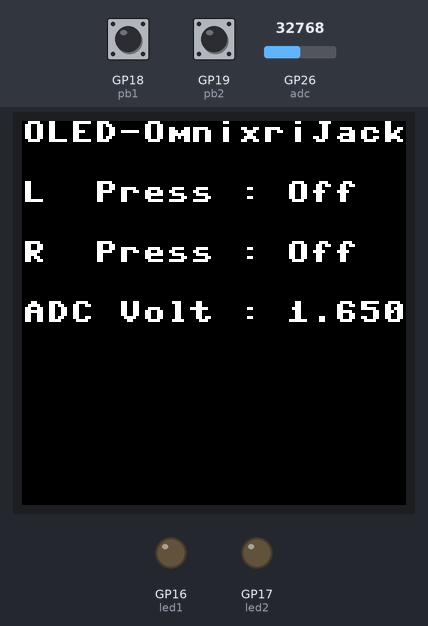
A program run on a simulated Raspberry Pi Pico running MicroPython. Parts: 128×128 colour display, output pins drawn as LEDs (lit = HIGH). Inputs (shaded band) come from the test bench; at power-on: GP18 (pb1) HIGH, GP19 (pb2) HIGH, GP26 (adc) = 32768 (analog values on the 0–65535 scale). What the program prints to the serial console is not drawn.

Above: at 1.3 s.
1.4 s: GP18 (pb1) pulled LOW for 0.2 s
At 1.59 s:
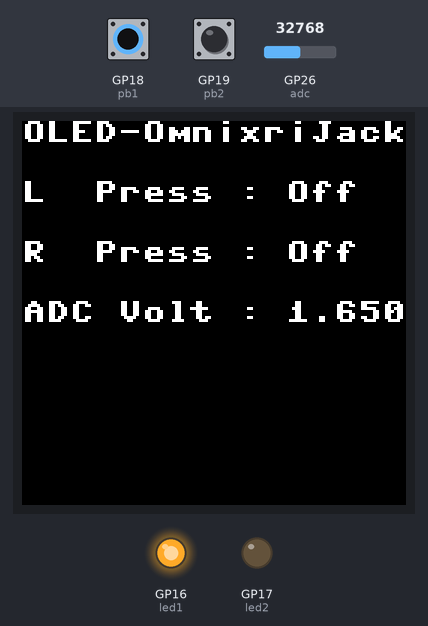
3.1 s: GP19 (pb2) pulled LOW for 1 s
At 3.9 s:
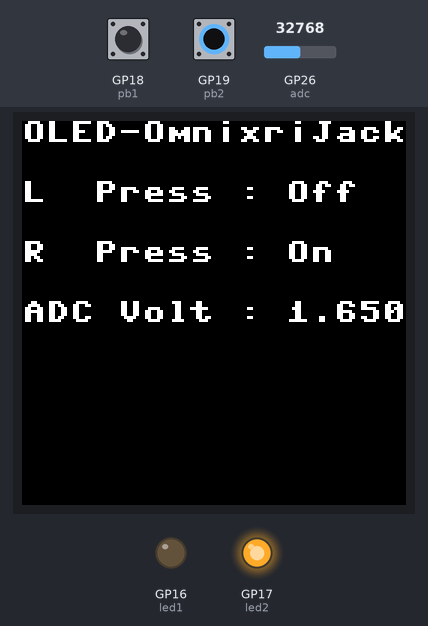
5.6 s: GP26 (adc) set to 45874
At 6.3 s:
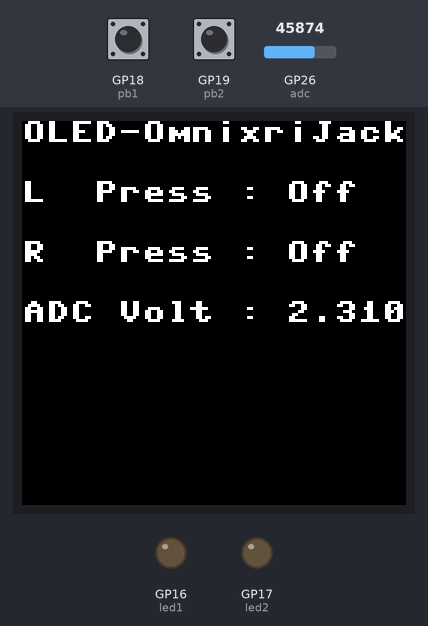
7.3 s: GP18 (pb1) pulled LOW for 1 s
At 8.2 s:
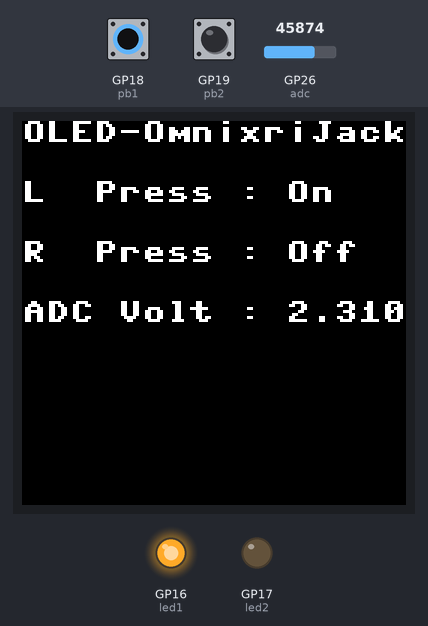
9.9 s: GP19 (pb2) pulled LOW for 0.2 s
At 10.02 s:
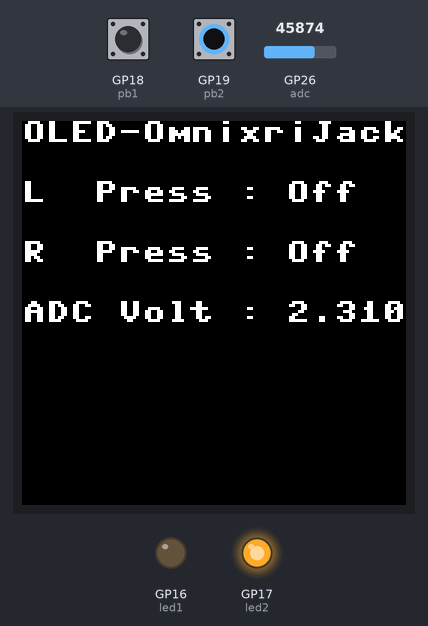
11.8 s: GP26 (adc) set to 57670
At 12.6 s:
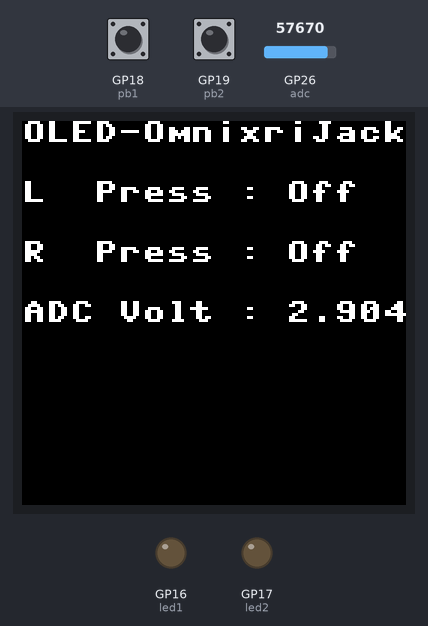
Timing chart, 0 to 14.4 s (numbered marks = the images above; inputs shaded):
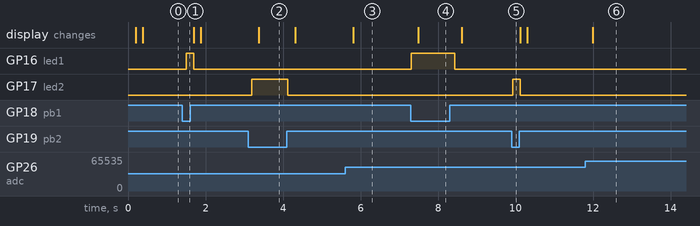

Measured:
- after the input at 1.4 s, GP16 (led1): LOW → HIGH after 0.11 s, → LOW 0.19 s later
- after the input at 3.1 s, GP17 (led2): LOW → HIGH after 0.09 s, → LOW 0.94 s later; the display: changes after 0.28 s (image 2)
- after the input at 5.6 s, the display: changes after 0.21 s (image 3)
- after the input at 7.3 s, GP16 (led1): LOW → HIGH at once, → LOW 1.1 s later; the display: changes after 0.20 s (image 4)
- after the input at 9.9 s, GP17 (led2): LOW → HIGH at once, → LOW 0.19 s later
- after the input at 11.8 s, the display: changes after 0.19 s (image 6)

The program:

oled_test.py
```python
'''
main.py by OmniXRI Jack, 11 Feb. 2021

OLED Test Sample

128x128 Pixel, 4bit (16) Gray Level, I2C Interface, SSD1327 Driver IC。

after system inital, OLED will show as blow, x.xxx is ADC input voltage.

OLE-OmnixriJack
L  Press : off
R  Press : off
ADC volt : x.xxx

When

Pb1 press, LED1 On, OLED display 'L Press : on'
Pb2 press, LED2 On, OLED display 'R Press : on'
SVR1 adjust, LED display 'ADC Volt : x.xxx'

https://github.com/OmniXRI/Pi_Pico_OLED_SSD1327_I2C
'''

from machine import I2C, Pin, ADC   # 從machine中導入I2C, Pin, ADC類別
from ssd1327_i2c import SSD1327_I2C # 從ssd1327_i2c中導入SSD1327_I2C類別

led1 = Pin(16, Pin.OUT) # 設定GP16為LED1輸出腳
led2 = Pin(17, Pin.OUT) # 設定GP17為LED2輸出腳
pb1  = Pin(18, Pin.IN, Pin.PULL_UP) # 設定GP18為PB1輸入腳，且自帶pull high電阻
pb2  = Pin(19, Pin.IN, Pin.PULL_UP) # 設定GP19為PB2輸入腳，且自帶pull high電阻

adc = ADC(0)       # 設定連接到ADC0(GP26)，亦可寫成ADC(26)
factor = 3.3 / (65535) # 電壓轉換因子

# 設定I2C ID, SDA, SCL腳位對應，預設通訊頻率freq=400000
i2c = I2C(0, sda=Pin(20), scl=Pin(21))
print("I2C Address : " + hex(i2c.scan()[0]).upper()) # 於命令列顯示出I2C裝置位置
print("I2C Configuration: " + str(i2c))              # 於命令列顯示出I2C裝置基本參數

# 配置一個SSD1327_I2C實例，顯示區大小128x128，預設位址addr=0x3C
oled = SSD1327_I2C(i2c,128,128)

while True: # 若真則循環
    oled.fill(0) # 清除顯示區域
    oled.text("OLED-OmnixriJack", 0, 0, 15)    # 顯示字串於(0,0)位置，顏色15(最亮）

    if(pb1.value() == 0):                      # 若Pb1按下
        led1.value(1)                          # 點亮LED1
        oled.text("L  Press : On",  0, 20, 15) # 顯示字串於(0,20)位置，顏色15(最亮）
    else:
        led1.value(0)                          # 熄滅LED1
        oled.text("L  Press : Off", 0, 20, 15) # 顯示字串於(0,20)位置，顏色15(最亮）

    if(pb2.value() == 0):                      # 若Pb2按下
        led2.value(1)                          # 點亮LED2
        oled.text("R  Press : On",  0, 40, 15) # 顯示字串於(0,40)位置，顏色15(最亮）
    else:
        led2.value(0)                          # 熄滅LED2
        oled.text("R  Press : Off", 0, 40, 15) # 顯示字串於(0,40)位置，顏色15(最亮）

    reading = adc.read_u16() # 讀取類比輸入值16bit無號整數
    volt = reading * factor  # 將輸入值轉成電壓值
    adc_str = "ADC Volt : " + str('%.3f' % volt) # 組成電壓值字串
    oled.text(adc_str, 0, 60, 15) # 顯示字串於(0,60)位置，顏色15(最亮）

    oled.show() # 刷新OLED顯示區
```

ssd1327_i2c.py
```python
'''
ssda327_i2c.py by OmniXRI Jack 11 Feb. 2021

OLED MicroPython Driver for Raspberry Pi Pico,
128x128 pixel, 4bit (16) Gray Level, I2C Interface.

https://github.com/OmniXRI/Pi_Pico_OLED_SSD1327_I2C
'''

from micropython import const # 從MicroPython中導入常數設定類別
import framebuf # 導入影格緩衝區類別

# SSD1327命令暫存器編號定義
SET_COL_ADDR          = const(0x15) # 設定行位址
SET_SCROLL_DEACTIVATE = const(0x2E) # 設定捲動不活動
SET_ROW_ADDR          = const(0x75) # 設定列位址
SET_CONTRAST          = const(0x81) # 設定顯示對比
SET_SEG_REMAP         = const(0xA0) # 設定顯示節段重新映射
SET_DISP_START_LINE   = const(0xA1) # 設定顯示起始列
SET_DISP_OFFSET       = const(0xA2) # 設定顯示偏移量
SET_DISP_MODE         = const(0xA4) # 設定顯示模式：一般0xA4, 全亮0xA5, 全滅0xA6, 反相0xA7
SET_MUX_RATIO         = const(0xA8) # 設定多重尋址
SET_FN_SELECT_A       = const(0xAB) # 設定功能選擇A
SET_DISP              = const(0xAE) # 設定顯示電源關閉0xAE,電源開啟0xAF
SET_PHASE_LEN         = const(0xB1) # 設定顯示節段波形長度
SET_DISP_CLK_DIV      = const(0xB3) # 設定顯示派波除數
SET_SECOND_PRECHARGE  = const(0xB6) # 設定第二段充電電壓
SET_GRAYSCALE_TABLE   = const(0xB8) # 設定灰階表
SET_GRAYSCALE_LINEAR  = const(0xB9) # 設定灰階線性度
SET_PRECHARGE         = const(0xBC) # 設定預充電電壓
SET_VCOM_DESEL        = const(0xBE) # 設定VCOM電壓
SET_FN_SELECT_B       = const(0xD5) # 設定功能選擇B
SET_COMMAND_LOCK      = const(0xFD) # 設定命令鎖定

# SSD1327指定命令/資料 (後六位為0)
REG_CMD  = const(0x80) # 指定為命令，Co=1, D/C#=0
REG_DATA = const(0x40) # 指定為資料，Co=0, D/C#=1

# SSD1327_I2C類別
class SSD1327_I2C:
    # 初始化函式，設定基本變數
    def __init__(self, i2c, width, height, addr=0x3C, external_VCC=False):
        self.i2c = i2c       # 指定I2C元件
        self.width = width   # 指定OLED顯示寬度
        self.height = height # 指定OLED顯示高度
        self.addr = addr     # 顯示I2C位置（預設0x3C）
        self.external_VCC = external_VCC # 指定外部供電（預設為否）
        self.buffer = bytearray(self.width * self.height // 2)  # 由於顯示像素為4bit(16灰階)，所需記憶體數量為長x寬的一半
        self.framebuf = framebuf.FrameBuffer(self.buffer, self.width, self.height, framebuf.GS4_HMSB) # 配置所需記憶體，大小、長、寬及4bit顯示方式。
        self.temp = bytearray(2) # 配置給SSD1327命令緩衝區
        self.poweron()           # OLED電源開啟
        self.init_display()      # OLED進行初始化

    # 寫入命令函式
    def write_cmd(self, cmd):
        self.temp[0] = REG_CMD # Co=1, D/C#=0
        self.temp[1] = cmd     # 命令內容
        self.i2c.writeto(self.addr, self.temp) # 將命令寫到指定位址

    # 寫入資料函式
    # 不支援 I2C.start() + I2C.write() + I2C.stop()
    def write_data(self, buf):
        self.i2c.writeto(self.addr, b'\x40'+buf) # 指定寫入資料(REG_DATA 0x40)及寫入緩衝區內容

    # OLED初始化內容，依序執行命令完成初始化並清除OLED顯示區
    def init_display(self):
        for cmd in (
            SET_COMMAND_LOCK, 0x12, # 命令解鎖(Unlock)
            SET_DISP, # 關閉顯示(Display off)
            # 設定顯示解析度及排列(Resolution and layout)
            SET_DISP_START_LINE, 0x00, # 設定顯示啟始列(start line)
            SET_DISP_OFFSET, 0x0, # 設定顯示垂直偏移量(vertical offse)
            # 設定重新映射方式(Set re-map)
            # Enable column address re-map
            # Disable nibble re-map
            # Horizontal address increment
            # Enable COM re-map
            # Enable COM split odd even
            SET_SEG_REMAP, 0x51,
            SET_MUX_RATIO, self.height - 1,
            # 設定時序及驅動電路(Timing and driving scheme)
            SET_FN_SELECT_A, 0x01, # 致能內部供電(Enable internal VDD regulator)
            SET_PHASE_LEN, 0x51, # Phase 1: 1 DCLK, Phase 2: 5 DCLKs
            SET_DISP_CLK_DIV, 0x01, # 設定顯示脈波除數(Divide ratio: 1, Oscillator Frequency: 0)
            SET_PRECHARGE, 0x08, # 設定預充電電壓(Set pre-charge voltage level: VCOMH)
            SET_VCOM_DESEL, 0x07, # 設定VCOM電壓(Set VCOMH COM deselect voltage level: 0.86*Vcc)
            SET_SECOND_PRECHARGE, 0x01, # 設定第二段充電電壓(Second Pre-charge period: 1 DCLK)
            SET_FN_SELECT_B, 0x62, # 設定功能選擇B(Enable enternal VSL, Enable second precharge)
            # 設定顯示(Display)
            SET_GRAYSCALE_LINEAR, # 使用線性灰階對照表(Use linear greyscale lookup table)
            SET_CONTRAST, 0x7f, # 設定對比中間亮度(Medium brightness)
            SET_DISP_MODE, # 設定顯示模式一般不反相(Normal, not inverted)
            # 設定行列起始位置，以公式自動轉換96x96, 128x128像素OLED
            # 96x96:
            # SET_ROW_ADDR, 0 95,
            # SET_COL_ADDR, 8, 55,
            # 128x128:
            # SET_ROW_ADDR, 0 127,
            # SET_COL_ADDR, 0, 63,
            SET_ROW_ADDR, 0x00, self.height - 1,
            SET_COL_ADDR, ((128 - self.width) // 4), 63 - ((128 - self.width) // 4),

            SET_SCROLL_DEACTIVATE, # 設定捲動不啟動
            SET_DISP | 0x01): # 設定顯示開啟(Display on)
            self.write_cmd(cmd) # 依序寫入命令
        self.fill(0) # 清除畫面(clear screen)
        self.show()  # 顯示內容

    # 關閉OLED電源
    def poweroff(self):
        self.write_cmd(SET_FN_SELECT_A)
        self.write_cmd(0x00) # Disable internal VDD regulator, to save power
        self.write_cmd(SET_DISP)

    # 關閉OLED電源
    def poweron(self):
        self.write_cmd(SET_FN_SELECT_A)
        self.write_cmd(0x01) # Enable internal VDD regulator
        self.write_cmd(SET_DISP | 0x01)

    # 顯示緩衝區內容
    def show(self):
        self.write_cmd(SET_COL_ADDR) # 指定行啟始位置
        self.write_cmd((128 - self.width) // 4)
        self.write_cmd(63 - ((128 - self.width) // 4))
        self.write_cmd(SET_ROW_ADDR) # 指定列啟始位置
        self.write_cmd(0x00)
        self.write_cmd(self.height - 1)
        self.write_data(self.buffer) # 寫入緩衝區內容

    # 調整顯示對比
    def contrast(self, contrast):
        self.write_cmd(SET_CONTRAST)
        self.write_cmd(contrast) # 對比值 0-255

    # 顯示反相(Ture/False)
    def invert(self, invert): #
        self.write_cmd(SET_DISP_MODE | (invert & 1) << 1 | (invert & 1)) # 0xA4=Normal, 0xA7=Inverted

    # 將所有像素填入指定顏色，4bit灰階 (0 - 15)
    def fill(self, color):
        self.framebuf.fill(color)

    # 將特定位置像素填入指定顏色，4bit灰階 (0 - 15)
    def pixel(self, x, y, color):
        self.framebuf.pixel(x, y, color)

    # 軟體顯示捲動
    def scroll(self, dx, dy):
        self.framebuf.scroll(dx, dy)

    # 在指定位置顯示文字串及對應顏色，4bit灰階 (0 - 15)，預設顏色15
    def text(self, string, x, y, color=15):
        self.framebuf.text(string, x, y, color)
```
